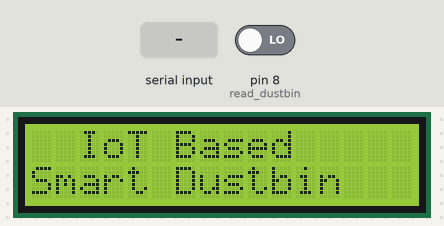
A sketch run on a simulated Arduino Uno, built with avr-gcc and run on an emulated ATmega328P. Shown: 16×2 character LCD. The inputs (shaded band) are chosen by the test bench; at power-on: pin 8 (read_dustbin) LOW. What the sketch prints to the serial monitor is not drawn.

Above: at 4.3 s.
4.4 s: "*" received over Serial
5.9 s: "#" received over Serial
At 7.7 s:
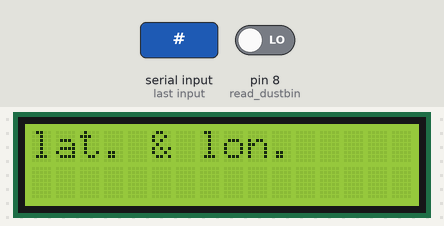
At 8.8 s:
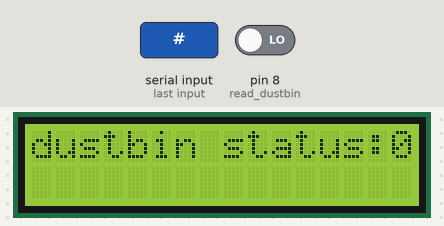
Timing chart, 0 to 10.3 s (numbered marks = the images above; inputs shaded):
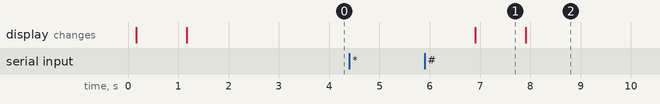

The sketch:

sim900amini.ino
```cpp
/*THIS TUTORIAL USED GSM SIM900A MINI V3.9.2

  Connect 5VT to D9 and 5VR to D10
  Feed GSM SIM900A with Arduino's 5V

*/

#include <SoftwareSerial.h>
#include <LiquidCrystal.h>
SoftwareSerial mySerial(9, 10);
// initialize the library with the numbers of the interface pins
LiquidCrystal lcd(7, 6, 5, 4, 3, 2);
int temp=0,i=0,x=0,k=0;
const int read_dustbin=8;
char str[100];
char msg[100];
 int a_10=0;
 int dustbin_status =0;
void setup()
{
  pinMode(read_dustbin, INPUT);
  mySerial.begin(9600);   // Setting the baud rate of GSM Module
  Serial.begin(9600);    // Setting the baud rate of Serial Monitor (Arduino)
  Serial.println("GSM SIM900A BEGIN");
  delay(100);
    lcd.begin(16, 2);
  // Print a message to the LCD.
  lcd.print("WELCOME");
delay(1000);
lcd.clear();
lcd.setCursor(0, 0);
lcd.print("  IoT Based");
lcd.setCursor(0, 1);
lcd.print("Smart Dustbin");
delay(2000);
}

void loop()
{
 byte b;
   char* B;
   static int cnt_loop;
   static int reset_bit;
  for(unsigned int t=0;t<60000;t++)
  {

    serialEvent();
  if(temp==1)
  {
    x=0,k=0,temp=0;
    while(x<i)
    {
      while(str[x]=='*')
      {
        x++;
        while(str[x]!='#')
        {
          msg[k++]=str[x++];
        }
      }
      x++;
    }
    msg[k]='\0';
    Serial.println("msg is");
     Serial.println(msg);
     lcd.clear();
lcd.setCursor(0, 0);
lcd.print("lat. & lon.");
lcd.setCursor(0,1);
lcd.print(msg);
delay(1000);
     dustbin_status=digitalRead(read_dustbin);
     Serial.println("dustbin_status");
     Serial.println(dustbin_status);
     lcd.clear();
lcd.setCursor(0, 0);
lcd.print("dustbin status:");
lcd.print(dustbin_status);
delay(500);
     if(dustbin_status == HIGH)
     {
      lcd.setCursor(0,1);
lcd.print("send msg...");
   Serial.println("send msg");
   mySerial.println("AT+CMGF=1");    //Sets the GSM Module in Text Mode
  delay(1000);  // Delay of 1000 milli seconds or 1 second
  mySerial.println("AT+CMGS=\"+917776004923\"\r"); // Replace x with mobile number
  delay(1000);
  mySerial.println("Dustbin full");// The SMS text you want to send
  mySerial.println(msg);// The SMS text you want to send
  delay(100);
   mySerial.println((char)26);// ASCII code of CTRL+Z
  delay(5000);
  }
  }
  }

}

void serialEvent()
{

  while(Serial.available())
  {
    char ch=(char)Serial.read();

    if(ch == '*')
    {
    a_10=1;
    }
    if(a_10 == 1)
    {
      Serial.print(ch);
    str[i++]=ch;
    if(ch == '#')
    {
      a_10=0;
      temp=1;
      delay(1000);
    }
    }
  }
}
```

Measured:
- after the input at 4.4 s, every drawn part: stays the same
- after the input at 5.9 s, the display: changes after 1.0 s (image 1)
- what the display in image 1 shows lasts 1.0 s, from 6.9 s to 7.9 s
